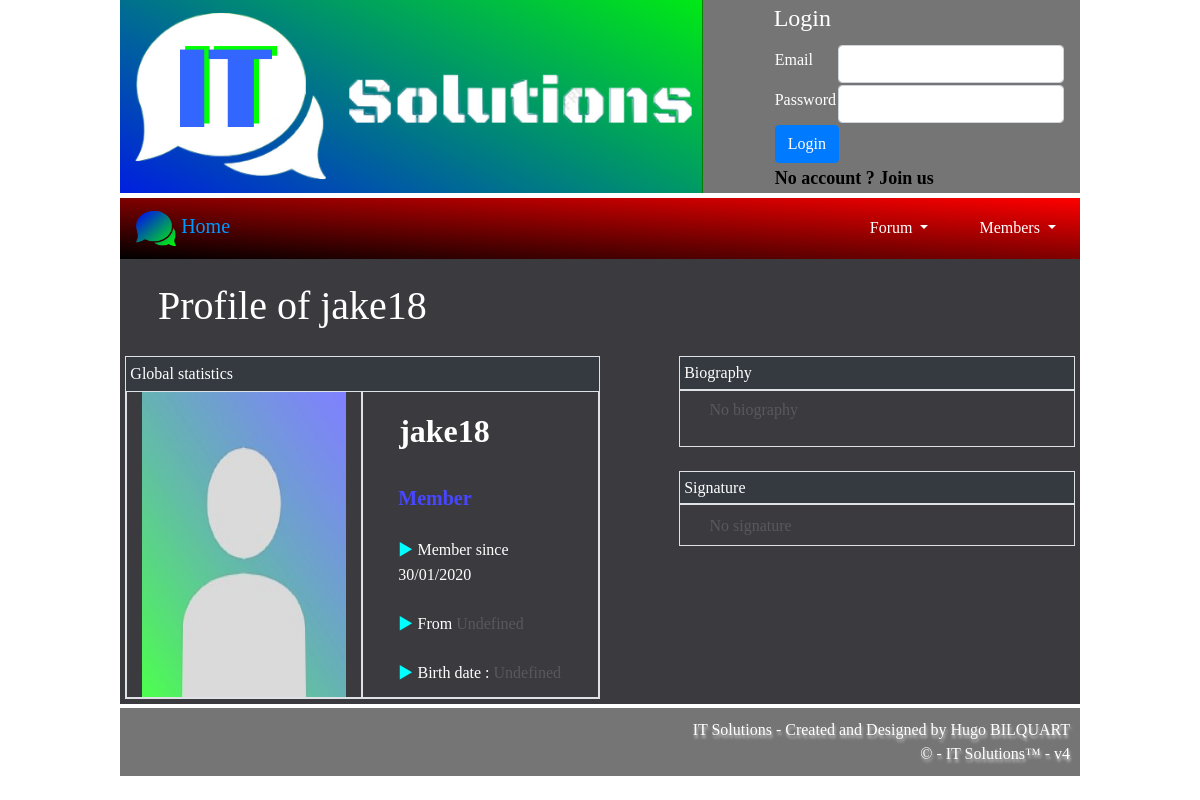
The app's page /index.php?page=profile&user=jake18, older data.
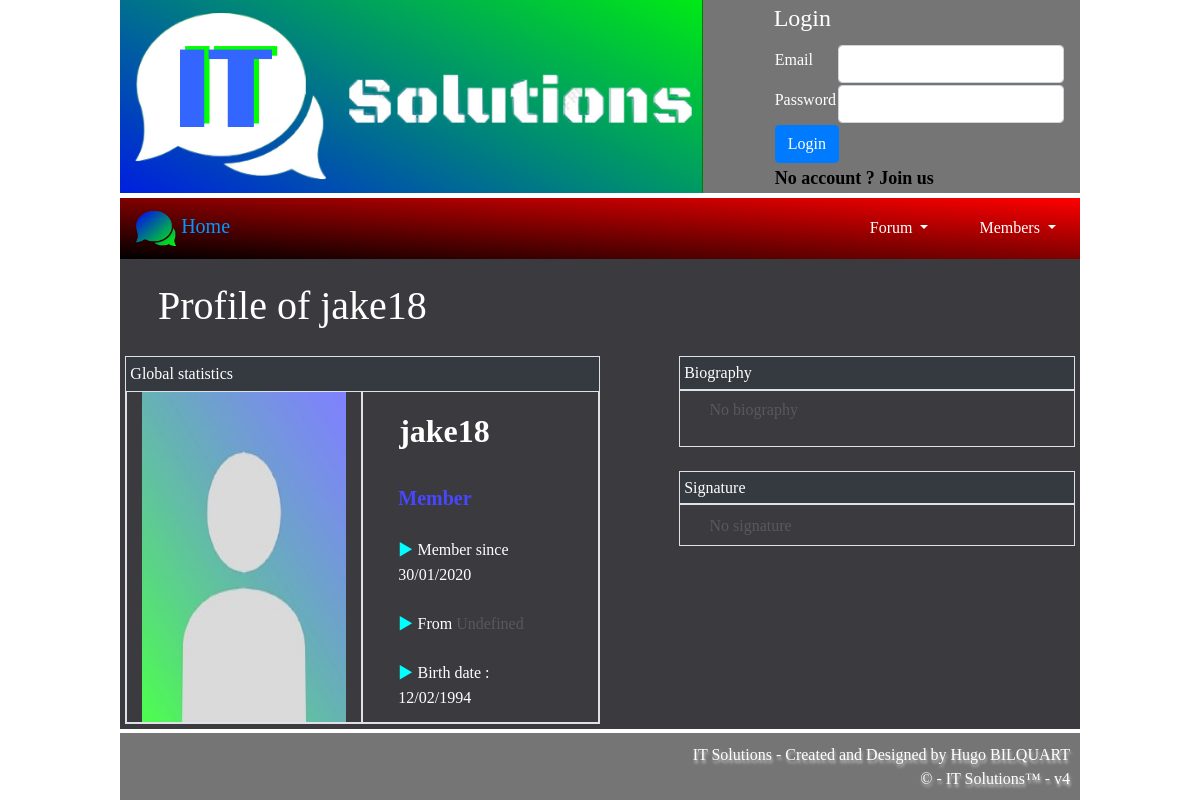
The same page, newer data.
### tables this page shows
CREATE TABLE `users` (
	`id`	INTEGER NOT NULL PRIMARY KEY AUTOINCREMENT,
	`name`	TEXT NOT NULL,
	`password`	TEXT NOT NULL,
	`email`	TEXT NOT NULL,
	`role`	INTEGER NOT NULL DEFAULT 1,
	`profile_pic`	TEXT NOT NULL,
	`country`	TEXT,
	`birth_date`	TEXT,
	`biography`	TEXT,
	`signature`	TEXT,
	`registration_date`	DATETIME NOT NULL,
	`isMuted`	INTEGER NOT NULL DEFAULT 0
);

### profile.php (the view, shortened to what this page needs)
<div class="col-sm-12">
	<?php
		if(!isset($_GET['user'])) {
			echo '<script type="text/javascript"> window.location = "index.php?page=home"; </script>';
		}
		else {
			$info = getUserInfoProfile($_GET['user']);
			if($info == 404) {
				echo '<h1 class="page_name text-center text-danger">No user named <u>'.$_GET['user'].'</u> found</h1>';
			}
			else {
				if($_SESSION && $_SESSION['userName'] == $_GET['user']) {
					echo '<h1 class="page_name">Your profile</h1>';
				}
				else {
					echo '<h1 class="page_name">Profile of '.$_GET['user'].'</h1>';
				}
			}
		}
	?>
</div>
<?php
if($info != 404) {
?>
	<div class="col-sm-6 border" id="global-info">
		<div class="row bg-dark dark info-title">
			<span>Global statistics</span>
		</div>
		<div class="row">
			<div class="col-sm-6 border">
				<img src="<?php echo $info['profile_pic']; ?>" class="profile_user_pic" alt="<?php echo $info['profile_pic']; ?>" id="profile_picture">
			</div>
			<div class="col-sm-6 profile_page border">
				<ul class="list-group">
					<li class="list-group-item">
						<h2 class="name"><?php echo $info['name']; ?></h2>
					</li>
					<li class="list-group-item">
						<span class="role <?php echo strtolower($info['role']).'_role';?>">
							<?php echo $info['role']; ?>
						</span>
					</li>
					<li class="list-group-item detail">
						<span class="personal_page">
							Member since <?php echo $info['registration_date']; ?>
						</span>
					</li>
					<li class="list-group-item detail">
						<span class="personal_page">
							From <?php echo $info['country']; ?>
						</span>
					</li>
					<li class="list-group-item detail">
						<span class="personal_page">
							Birth date : <?php echo $info['birth_date']; ?>
						</span>
					</li>
				</ul>
			</div>
		</div>
	</div>
	<div class="col-sm-1"></div>
	<div class="col-sm-5">
		<div class="row bg-dark info-title border">
			<span>Biography</span>
		</div>
		<div class="row biography border">
			<div class="col-sm-12">
				<p><?php echo $info['biography']; ?></p>
			</div>
		</div>
		<br/>
		<div class="row bg-dark info-title border">
			<span>Signature</span>
		</div>
		<div class="row signature border">
			<div class="col-sm-12">
				<span><?php echo $info['signature']; ?></span>
			</div>
		</div>
	</div>
	<?php
}
?>

### functions.php (shortened to what this page needs)
<?php
	function DBConnection() {
		$dbconn = new PDO('sqlite:db/db.sqlite');
		if($dbconn) {
			return $dbconn;
		}
		else {
			echo '<p class="loginFailed">//Database connection... FAILED';
		}
	}
	function roleStr($role) {
		switch ($role) {
			case '1':
				return "Member";
			break;
		}
	}
			?>
			<?php
	function getUserInfoProfile($user) {
		$connBDD = DBConnection();
		$req = $connBDD->prepare('SELECT id,name,password,role,profile_pic,country,birth_date,biography,signature,registration_date FROM users WHERE name = :user ');
		$req->execute(array(
			'user' => $user
		));
		$info = $req->fetch();
		if(empty($info)) {
			return 404;
		}
		else {
			$info['role'] = roleStr($info['role']);
			if($_SESSION && $_SESSION['userID'] == $info['id']) {
				if(empty($info['biography']))
					$info['biography'] = "<span class='emptyDetail'>Introduce yourself in some words...</span>";
				if(empty($info['signature']))
					$info['signature'] = "<span class='emptyDetail'>Write a message that will appear at the end of your messages</span>";
			}
			else {
				if(empty($info['biography']))
					$info['biography'] = "<span class='emptyDetail'>No biography</span>";
				if(empty($info['signature']))
					$info['signature'] = "<span class='emptyDetail'>No signature</span>";
			}
			if(empty($info['country']))
				$info['country'] = "<span class='emptyDetail'>Undefined</span>";
			if(empty($info['birth_date']))
				$info['birth_date'] = "<span class='emptyDetail'>Undefined</span>";
			return $info;
		}
	}
?>

Row changes from the older to the newer data that the page shows:
changed users "jake18": birth_date (not shown) → "12/02/1994"
Text that changed along with them:
text no longer shown: "Undefined"
